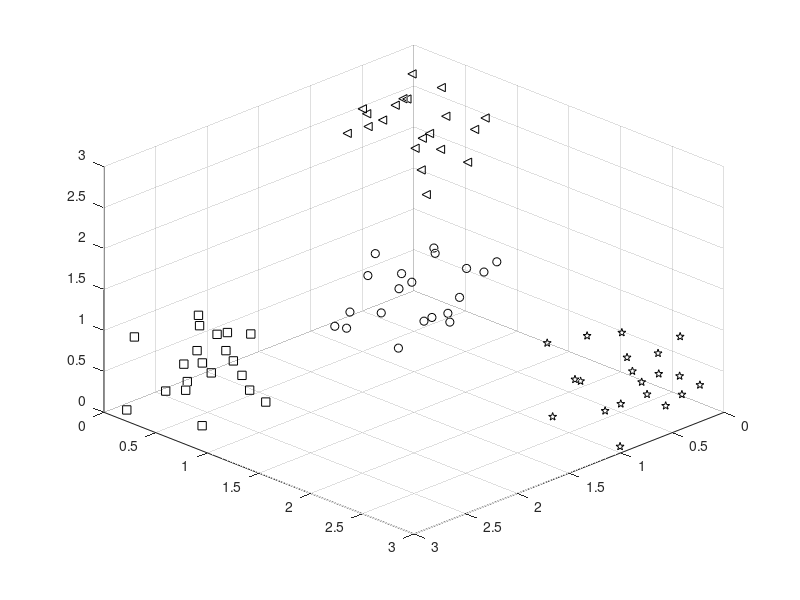
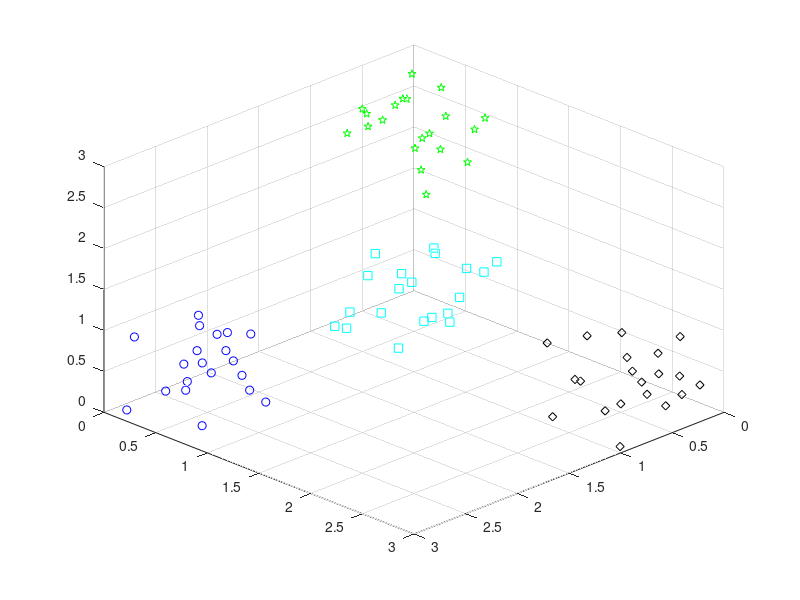

MATLAB code to generate these figures, in order:
%actividad 9 red competitiva
clc
clear
close all

ng = 6;
g1 = rand(3,20)+ones(3,20).*[0;0;0];
g2 = rand(3,20)+ones(3,20).*[2;0;0];
g3 = rand(3,20)+ones(3,20).*[0;2;0];
g4 = rand(3,20)+ones(3,20).*[0;0;2];
plot3(g1(1,:),g1(2,:),g1(3,:),'ko')
hold on
grid on
view(135,35)
plot3(g2(1,:),g2(2,:),g2(3,:),'ks')
plot3(g3(1,:),g3(2,:),g3(3,:),'kp')
plot3(g4(1,:),g4(2,:),g4(3,:),'k<')
g = [g1, g2, g3, g4];
[dim, ndat] = size(g);

n=0.5;
w = rand(ng, dim)+1;
iter = 7000;
theta=zeros(ng,1);
for gen=1:iter
    for i=1:ndat
        x = g(:,i);
        for j=1:ng
            theta(j,1)=w(j,:)*w(j,:)';
        end
        vi = w*x-theta/2;
        yi = zeros(ng,1);
        [~,idx] = max(vi);
        yi(idx,1) = 1;
        w(idx,:) = w(idx,:) + n*(x'-w(idx,:));
    end
end
figure()
hold on;
grid on;
view(135,35)
color = ['bo';'r*';'m<';'gp';'kd';'cs'];
for i=1:ndat
    x = g(:,i);
    for j=1:ng
        theta(j,1)=w(j,:)*w(j,:)';
    end
    vi = w*x-theta/2;
    [~,idx] = max(vi);
    plot3(x(1),x(2),x(3),color(idx,:))
end
